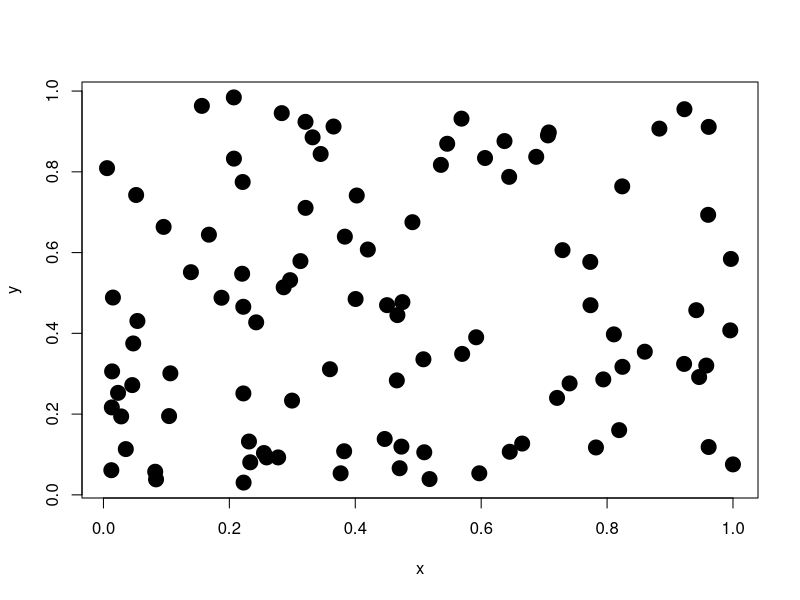
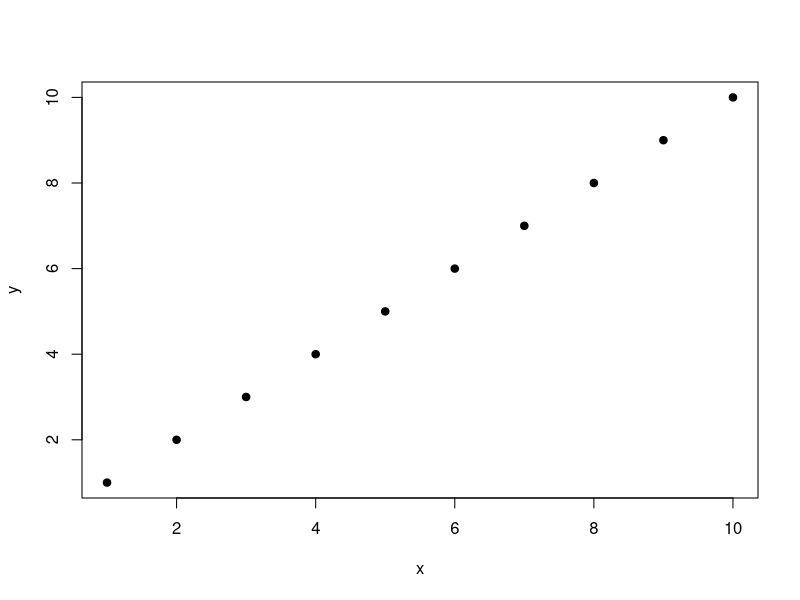
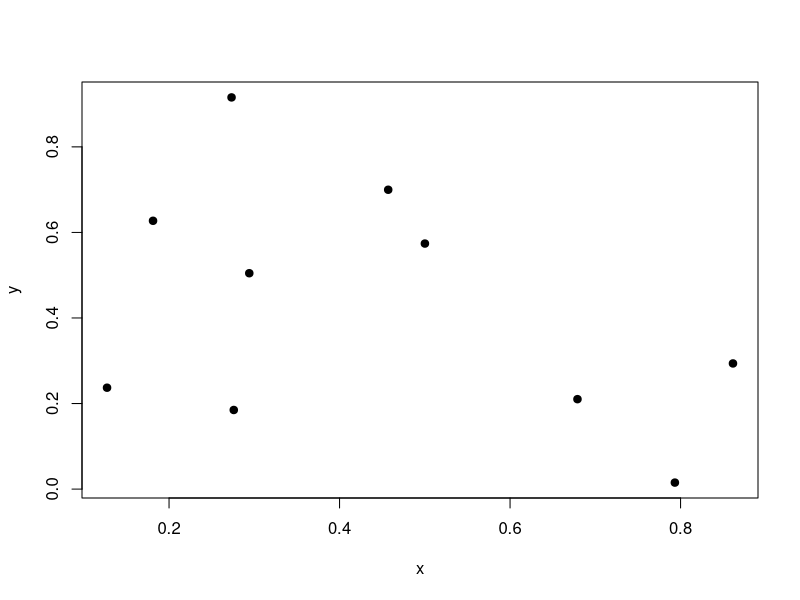
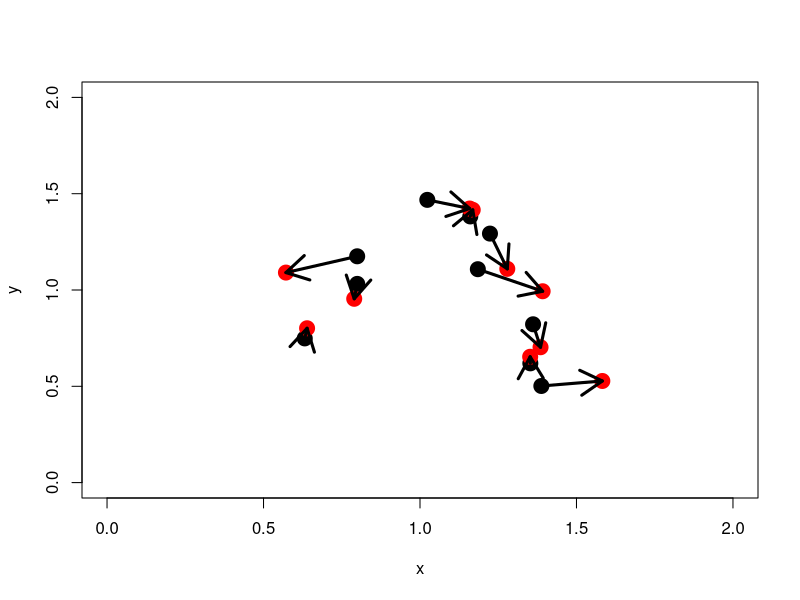

These figures' R source, in order:
#===========================================
#exemplos com espaco continuo

#criando uma matriz de coordenadas
N = 100
coords = cbind(x = runif(N, 0, 1),
               y = runif(N, 0, 1))
head(coords)
plot(coords, cex=2, pch=19)

#funcao de distancia euclideanas
euclid = function(coords)
{
  return( sqrt(outer(coords[,1], coords[,1], "-")^2+
            outer(coords[,2], coords[,2], "-")^2) )
}

#teste com coordenadas bobinhas
nc = cbind(x = 1:10, y=1:10)
plot(nc, pch=19)
dist = euclid(nc)

N = 10
coords = cbind(x = runif(N, 0, 1),
               y = runif(N, 0, 1))
plot(coords, pch=19)
dist = euclid(coords)
round(dist, 2)
r = 0.5

interacoes = ifelse(dist<=0.5, yes=1, no=0) 

#com quem o individuo 1 pode interagir??
which(interacoes[1,]==1)

#movimento
N = 10
coords = cbind(x = runif(N, 0.5, 1.5),
               y = runif(N, 0.5, 1.5))
plot(coords, pch=19, ylim=c(0,2), xlim=c(0,2),
     cex=2)
#passo zero seria decidir quem vai se mover
#vamos assumir que todo mundo vai dar um passinho

#primeiro passo - sortear um angulo
angulo = runif(N, min = 0, max = 2*pi)

#segundo passo - sortear uma distancia
distancia = runif(N, 0, 0.25)

#terceiro passo - calcular as coordenadas
coords2 = cbind(x = coords[,1]+distancia*cos(angulo),
                y = coords[,2]+distancia*sin(angulo))
points(coords2, cex=2, pch=19, col="red")

arrows(x0=coords[,1], x1=coords2[,1],
       y0=coords[,2], y1=coords2[,2], lwd=3)

#como lidar com a condicao de contorno?
#condicao rigida
#ou morre no precipicio
#ou inverte o sinal do movimento que ia jogar o
#bicho pra fora

#condicao periodica (pacman)
#coordenadas negativas sao convertidas pra positivo
#coordenadas alem do maximo, sao subtraídas do maximo

#y_pacman = y - y_max

#===========================================